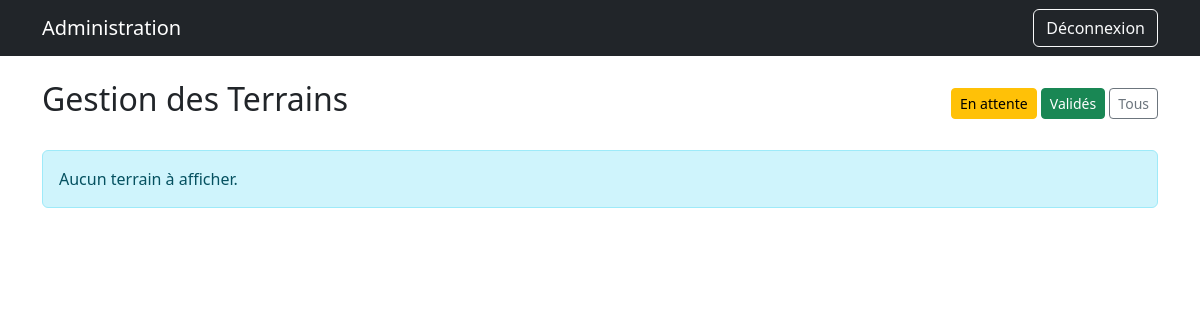
Page /admin-panel/terrains/ (signed in) on the earlier database version.
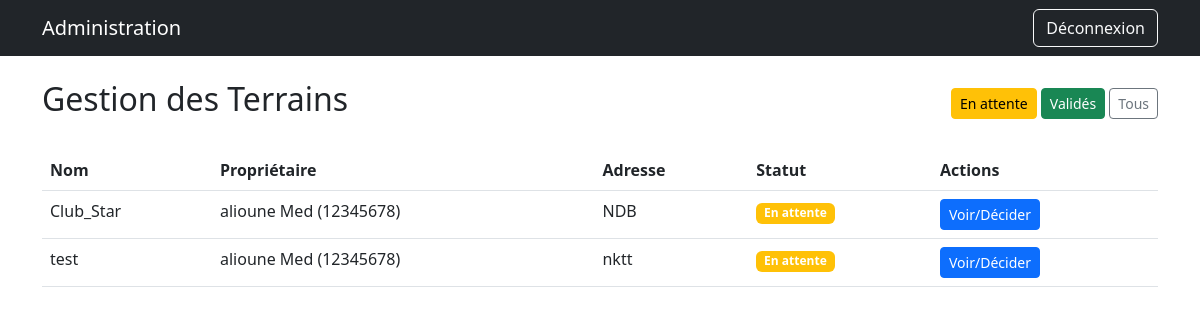
Same page on the later database version.
### terrains/models.py (models this page shows, shortened)
class Terrain(models.Model):
    nom = models.CharField(max_length=100)
    adresse = models.CharField(max_length=255)
    latitude = models.DecimalField(max_digits=9, decimal_places=6)
    longitude = models.DecimalField(max_digits=9, decimal_places=6)
    proprietaire = models.ForeignKey(
        User,
        on_delete=models.CASCADE,
        limit_choices_to={'type_utilisateur': User.Type.PROPRIETAIRE}
    )
    image_url = models.URLField(blank=True)
    note_moyenne = models.FloatField(default=0.0)
    valide = models.BooleanField(default=False, verbose_name="Validé par l'admin")
    date_validation = models.DateTimeField(null=True, blank=True)

### accounts/models.py (models this page shows, shortened)
class User(AbstractUser):
    class Type(models.TextChoices):
        ADMIN = "ADMIN", "Administrateur"
        PROPRIETAIRE = "PROPRIETAIRE", "Propriétaire de terrain"
        STANDARD = "STANDARD", "Utilisateur standard"
    username = None  # 🔥 supprimé
    telephone = models.CharField(max_length=15, unique=True)
    type_utilisateur = models.CharField(
        max_length=20,
        choices=Type.choices,
        default=Type.STANDARD
    )
    USERNAME_FIELD = 'telephone'
    REQUIRED_FIELDS = ['first_name', 'last_name']
    objects = UserManager()  # 🔥 OBLIGATOIRE

### admin_custom/views.py (the view)
# urls.py: path('terrains/', views.terrain_list, name='terrain_list'),
@login_required
def terrain_list(request):
    terrains = Terrain.objects.select_related('proprietaire').all()
    statut = request.GET.get('statut')
    if statut == 'attente':
        terrains = terrains.filter(valide=False)
    elif statut == 'valide':
        terrains = terrains.filter(valide=True)
    return render(request, 'admin_custom/terrain_list.html', {'terrains': terrains})

### admin_custom/templates/admin_custom/terrain_list.html
{% extends 'admin_custom/base.html' %}
{% block content %}
<div class="d-flex justify-content-between align-items-center mb-4">
  <h2>Gestion des Terrains</h2>
  <div>
    <a href="?statut=attente" class="btn btn-warning btn-sm">En attente</a>
    <a href="?statut=valide" class="btn btn-success btn-sm">Validés</a>
    <a href="." class="btn btn-outline-secondary btn-sm">Tous</a>
  </div>
</div>
{% if terrains %}
  <div class="table-responsive">
    <table class="table table-hover">
      <thead>
        <tr>
          <th>Nom</th>
          <th>Propriétaire</th>
          <th>Adresse</th>
          <th>Statut</th>
          <th>Actions</th>
        </tr>
      </thead>
      <tbody>
        {% for t in terrains %}
          <tr>
            <td>{{ t.nom }}</td>
            <td>{{ t.proprietaire.get_full_name }} ({{ t.proprietaire.telephone }})</td>
            <td>{{ t.adresse }}</td>
            <td>
              {% if t.valide %}
                <span class="badge bg-success">Validé</span>
              {% else %}
                <span class="badge bg-warning">En attente</span>
              {% endif %}
            </td>
            <td>
              <a href="{% url 'admin_custom:terrain_validate' t.id %}" class="btn btn-sm btn-primary">Voir/Décider</a>
            </td>
          </tr>
        {% endfor %}
      </tbody>
    </table>
  </div>
{% else %}
  <div class="alert alert-info">Aucun terrain à afficher.</div>
{% endif %}
{% endblock %}

Differences in the rows shown:
added Terrain: nom "Club_Star", proprietaire.get_full_name "alioune Med", proprietaire.telephone "12345678", adresse "NDB", valide "En attente"
added Terrain: nom "test", proprietaire.get_full_name "alioune Med", proprietaire.telephone "12345678", adresse "nktt", valide "En attente"
Other differences:
text no longer shown: "Aucun terrain à afficher."
text now shown: "Nom Propriétaire Adresse Statut Actions"
